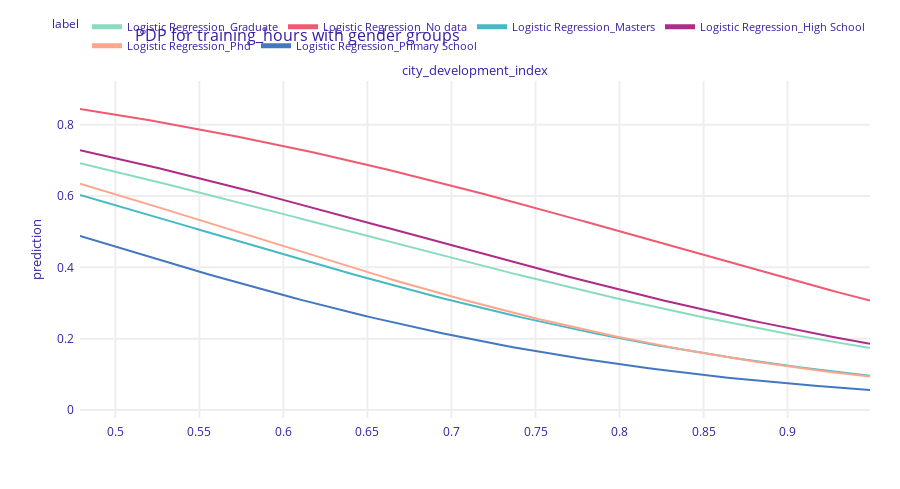

Notebook cell for this chart:
### Code cell
X_train['education_level_text'] = X_train['city_development_index'].map({'Primary School': 0, 'High School': 1, 'Graduate': 2, 'Masters': 3, 'Phd': 4, 'No data': 5})

# Użycie tej kolumny do grupowania
pdp_age_gender = exp.model_profile(variables=['city_development_index'], groups='education_level')
pdp_age_gender.plot(title="PDP for training_hours with gender groups")

### Figure 1 — Plotly figure (JSON) as saved in the notebook; plotly's stock layout.template omitted (floating-point values rounded to 4 significant figures; data arrays with more than 128 entries replaced by an {"elided": "..."} marker saying what was removed)
{"data": [{"customdata": {"elided": "101x3 mixed values"}, "hovertemplate": "<b>%{hovertext}</b><br><br>prediction=%{y:.3f}<br>mean_prediction=%{customdata[0]:.3f}<extra></extra>", "hovertext": ["Logistic Regression_Graduate", "Logistic Regression_Graduate", "Logistic Regression_Graduate", "Logistic Regression_Graduate", "Logistic Regression_Graduate", "Logistic Regression_Graduate", "Logistic Regression_Graduate", "Logistic Regression_Graduate", "Logistic Regression_Graduate", "Logistic Regression_Graduate", "Logistic Regression_Graduate", "Logistic Regression_Graduate", "Logistic Regression_Graduate", "Logistic Regression_Graduate", "Logistic Regression_Graduate", "Logistic Regression_Graduate", "Logistic Regression_Graduate", "Logistic Regression_Graduate", "Logistic Regression_Graduate", "Logistic Regression_Graduate", "Logistic Regression_Graduate", "Logistic Regression_Graduate", "Logistic Regression_Graduate", "Logistic Regression_Graduate", "Logistic Regression_Graduate", "Logistic Regression_Graduate", "Logistic Regression_Graduate", "Logistic Regression_Graduate", "Logistic Regression_Graduate", "Logistic Regression_Graduate", "Logistic Regression_Graduate", "Logistic Regression_Graduate", "Logistic Regression_Graduate", "Logistic Regression_Graduate", "Logistic Regression_Graduate", "Logistic Regression_Graduate", "Logistic Regression_Graduate", "Logistic Regression_Graduate", "Logistic Regression_Graduate", "Logistic Regression_Graduate", "Logistic Regression_Graduate", "Logistic Regression_Graduate", "Logistic Regression_Graduate", "Logistic Regression_Graduate", "Logistic Regression_Graduate", "Logistic Regression_Graduate", "Logistic Regression_Graduate", "Logistic Regression_Graduate", "Logistic Regression_Graduate", "Logistic Regression_Graduate", "Logistic Regression_Graduate", "Logistic Regression_Graduate", "Logistic Regression_Graduate", "Logistic Regression_Graduate", "Logistic Regression_Graduate", "Logistic Regression_Graduate", "Logistic Regression_Graduate", "Logistic Regression_Graduate", "Logistic Regression_Graduate", "Logistic Regression_Graduate", "Logistic Regression_Graduate", "Logistic Regression_Graduate", "Logistic Regression_Graduate", "Logistic Regression_Graduate", "Logistic Regression_Graduate", "Logistic Regression_Graduate", "Logistic Regression_Graduate", "Logistic Regression_Graduate", "Logistic Regression_Graduate", "Logistic Regression_Graduate", "Logistic Regression_Graduate", "Logistic Regression_Graduate", "Logistic Regression_Graduate", "Logistic Regression_Graduate", "Logistic Regression_Graduate", "Logistic Regression_Graduate", "Logistic Regression_Graduate", "Logistic Regression_Graduate", "Logistic Regression_Graduate", "Logistic Regression_Graduate", "Logistic Regression_Graduate", "Logistic Regression_Graduate", "Logistic Regression_Graduate", "Logistic Regression_Graduate", "Logistic Regression_Graduate", "Logistic Regression_Graduate", "Logistic Regression_Graduate", "Logistic Regression_Graduate", "Logistic Regression_Graduate", "Logistic Regression_Graduate", "Logistic Regression_Graduate", "Logistic Regression_Graduate", "Logistic Regression_Graduate", "Logistic Regression_Graduate", "Logistic Regression_Graduate", "Logistic Regression_Graduate", "Logistic Regression_Graduate", "Logistic Regression_Graduate", "Logistic Regression_Graduate", "Logistic Regression_Graduate", "Logistic Regression_Graduate"], "legendgroup": "Logistic Regression_Graduate", "line": {"color": "#8bdcbe", "dash": "solid", "width": 2}, "marker": {"symbol": "circle"}, "mode": "lines", "name": "Logistic Regression_Graduate", "opacity": 1, "orientation": "v", "showlegend": true, "type": "scatter", "x": [0.479, 0.4837, 0.4884, 0.4931, 0.4978, 0.5025, 0.5072, 0.5119, 0.5166, 0.5213, 0.526, 0.5307, 0.5354, 0.5401, 0.5448, 0.5495, 0.5542, 0.5589, 0.5636, 0.5683, 0.573, 0.5777, 0.5824, 0.5871, 0.5918, 0.5965, 0.6012, 0.6059, 0.6106, 0.6153, 0.62, 0.6247, 0.6294, 0.6341, 0.6388, 0.6435, 0.6482, 0.6529, 0.6576, 0.6623, 0.667, 0.6717, 0.6764, 0.6811, 0.6858, 0.6905, 0.6952, 0.6999, 0.7046, 0.7093, 0.714, 0.7187, 0.7234, 0.7281, 0.7328, 0.7375, 0.7422, 0.7469, 0.7516, 0.7563, 0.761, 0.7657, 0.7704, 0.7751, 0.7798, 0.7845, 0.7892, 0.7939, 0.7986, 0.8033, 0.808, 0.8127, 0.8174, 0.8221, 0.8268, 0.8315, 0.8362, 0.8409, 0.8456, 0.8503, 0.855, 0.8597, 0.8644, 0.8691, 0.8738, 0.8785, 0.8832, 0.8879, 0.8926, 0.8973, 0.902, 0.9067, 0.9114, 0.9161, 0.9208, 0.9255, 0.9302, 0.9349, 0.9396, 0.9443, 0.949], "xaxis": "x", "y": [0.6916, 0.6865, 0.6813, 0.6761, 0.6708, 0.6655, 0.6601, 0.6548, 0.6494, 0.6439, 0.6385, 0.633, 0.6275, 0.6219, 0.6163, 0.6107, 0.6051, 0.5995, 0.5938, 0.5881, 0.5824, 0.5767, 0.571, 0.5652, 0.5594, 0.5537, 0.5479, 0.5421, 0.5363, 0.5305, 0.5247, 0.5189, 0.5131, 0.5072, 0.5014, 0.4956, 0.4898, 0.484, 0.4782, 0.4724, 0.4666, 0.4609, 0.4551, 0.4493, 0.4436, 0.4379, 0.4322, 0.4265, 0.4208, 0.4152, 0.4095, 0.4039, 0.3983, 0.3928, 0.3872, 0.3817, 0.3762, 0.3708, 0.3654, 0.36, 0.3546, 0.3493, 0.344, 0.3387, 0.3335, 0.3283, 0.3231, 0.318, 0.3129, 0.3079, 0.3029, 0.2979, 0.293, 0.2881, 0.2833, 0.2785, 0.2737, 0.269, 0.2643, 0.2597, 0.2551, 0.2506, 0.2461, 0.2417, 0.2373, 0.233, 0.2287, 0.2244, 0.2202, 0.2161, 0.212, 0.2079, 0.2039, 0.2, 0.1961, 0.1923, 0.1885, 0.1847, 0.181, 0.1774, 0.1738], "yaxis": "y"}, {"customdata": {"elided": "101x3 mixed values"}, "hovertemplate": "<b>%{hovertext}</b><br><br>prediction=%{y:.3f}<br>mean_prediction=%{customdata[0]:.3f}<extra></extra>", "hovertext": ["Logistic Regression_No data", "Logistic Regression_No data", "Logistic Regression_No data", "Logistic Regression_No data", "Logistic Regression_No data", "Logistic Regression_No data", "Logistic Regression_No data", "Logistic Regression_No data", "Logistic Regression_No data", "Logistic Regression_No data", "Logistic Regression_No data", "Logistic Regression_No data", "Logistic Regression_No data", "Logistic Regression_No data", "Logistic Regression_No data", "Logistic Regression_No data", "Logistic Regression_No data", "Logistic Regression_No data", "Logistic Regression_No data", "Logistic Regression_No data", "Logistic Regression_No data", "Logistic Regression_No data", "Logistic Regression_No data", "Logistic Regression_No data", "Logistic Regression_No data", "Logistic Regression_No data", "Logistic Regression_No data", "Logistic Regression_No data", "Logistic Regression_No data", "Logistic Regression_No data", "Logistic Regression_No data", "Logistic Regression_No data", "Logistic Regression_No data", "Logistic Regression_No data", "Logistic Regression_No data", "Logistic Regression_No data", "Logistic Regression_No data", "Logistic Regression_No data", "Logistic Regression_No data", "Logistic Regression_No data", "Logistic Regression_No data", "Logistic Regression_No data", "Logistic Regression_No data", "Logistic Regression_No data", "Logistic Regression_No data", "Logistic Regression_No data", "Logistic Regression_No data", "Logistic Regression_No data", "Logistic Regression_No data", "Logistic Regression_No data", "Logistic Regression_No data", "Logistic Regression_No data", "Logistic Regression_No data", "Logistic Regression_No data", "Logistic Regression_No data", "Logistic Regression_No data", "Logistic Regression_No data", "Logistic Regression_No data", "Logistic Regression_No data", "Logistic Regression_No data", "Logistic Regression_No data", "Logistic Regression_No data", "Logistic Regression_No data", "Logistic Regression_No data", "Logistic Regression_No data", "Logistic Regression_No data", "Logistic Regression_No data", "Logistic Regression_No data", "Logistic Regression_No data", "Logistic Regression_No data", "Logistic Regression_No data", "Logistic Regression_No data", "Logistic Regression_No data", "Logistic Regression_No data", "Logistic Regression_No data", "Logistic Regression_No data", "Logistic Regression_No data", "Logistic Regression_No data", "Logistic Regression_No data", "Logistic Regression_No data", "Logistic Regression_No data", "Logistic Regression_No data", "Logistic Regression_No data", "Logistic Regression_No data", "Logistic Regression_No data", "Logistic Regression_No data", "Logistic Regression_No data", "Logistic Regression_No data", "Logistic Regression_No data", "Logistic Regression_No data", "Logistic Regression_No data", "Logistic Regression_No data", "Logistic Regression_No data", "Logistic Regression_No data", "Logistic Regression_No data", "Logistic Regression_No data", "Logistic Regression_No data", "Logistic Regression_No data", "Logistic Regression_No data", "Logistic Regression_No data", "Logistic Regression_No data"], "legendgroup": "Logistic Regression_No data", "line": {"color": "#f05a71", "dash": "solid", "width": 2}, "marker": {"symbol": "circle"}, "mode": "lines", "name": "Logistic Regression_No data", "opacity": 1, "orientation": "v", "showlegend": true, "type": "scatter", "x": [0.479, 0.4837, 0.4884, 0.4931, 0.4978, 0.5025, 0.5072, 0.5119, 0.5166, 0.5213, 0.526, 0.5307, 0.5354, 0.5401, 0.5448, 0.5495, 0.5542, 0.5589, 0.5636, 0.5683, 0.573, 0.5777, 0.5824, 0.5871, 0.5918, 0.5965, 0.6012, 0.6059, 0.6106, 0.6153, 0.62, 0.6247, 0.6294, 0.6341, 0.6388, 0.6435, 0.6482, 0.6529, 0.6576, 0.6623, 0.667, 0.6717, 0.6764, 0.6811, 0.6858, 0.6905, 0.6952, 0.6999, 0.7046, 0.7093, 0.714, 0.7187, 0.7234, 0.7281, 0.7328, 0.7375, 0.7422, 0.7469, 0.7516, 0.7563, 0.761, 0.7657, 0.7704, 0.7751, 0.7798, 0.7845, 0.7892, 0.7939, 0.7986, 0.8033, 0.808, 0.8127, 0.8174, 0.8221, 0.8268, 0.8315, 0.8362, 0.8409, 0.8456, 0.8503, 0.855, 0.8597, 0.8644, 0.8691, 0.8738, 0.8785, 0.8832, 0.8879, 0.8926, 0.8973, 0.902, 0.9067, 0.9114, 0.9161, 0.9208, 0.9255, 0.9302, 0.9349, 0.9396, 0.9443, 0.949], "xaxis": "x", "y": [0.8436, 0.8402, 0.8368, 0.8333, 0.8298, 0.8262, 0.8226, 0.8189, 0.8151, 0.8113, 0.8075, 0.8036, 0.7996, 0.7956, 0.7916, 0.7875, 0.7833, 0.7791, 0.7748, 0.7705, 0.7661, 0.7617, 0.7572, 0.7527, 0.7481, 0.7435, 0.7388, 0.7341, 0.7293, 0.7244, 0.7195, 0.7146, 0.7096, 0.7046, 0.6995, 0.6944, 0.6892, 0.684, 0.6787, 0.6734, 0.668, 0.6626, 0.6571, 0.6516, 0.6461, 0.6405, 0.6349, 0.6292, 0.6235, 0.6178, 0.612, 0.6062, 0.6003, 0.5944, 0.5885, 0.5825, 0.5766, 0.5705, 0.5645, 0.5584, 0.5523, 0.5462, 0.54, 0.5339, 0.5277, 0.5215, 0.5153, 0.509, 0.5028, 0.4965, 0.4902, 0.484, 0.4777, 0.4714, 0.4651, 0.4588, 0.4525, 0.4462, 0.4399, 0.4336, 0.4274, 0.4211, 0.4149, 0.4086, 0.4024, 0.3962, 0.3901, 0.3839, 0.3778, 0.3717, 0.3656, 0.3596, 0.3536, 0.3476, 0.3417, 0.3358, 0.3299, 0.3241, 0.3184, 0.3126, 0.3069], "yaxis": "y"}, {"customdata": {"elided": "101x3 mixed values"}, "hovertemplate": "<b>%{hovertext}</b><br><br>prediction=%{y:.3f}<br>mean_prediction=%{customdata[0]:.3f}<extra></extra>", "hovertext": ["Logistic Regression_Masters", "Logistic Regression_Masters", "Logistic Regression_Masters", "Logistic Regression_Masters", "Logistic Regression_Masters", "Logistic Regression_Masters", "Logistic Regression_Masters", "Logistic Regression_Masters", "Logistic Regression_Masters", "Logistic Regression_Masters", "Logistic Regression_Masters", "Logistic Regression_Masters", "Logistic Regression_Masters", "Logistic Regression_Masters", "Logistic Regression_Masters", "Logistic Regression_Masters", "Logistic Regression_Masters", "Logistic Regression_Masters", "Logistic Regression_Masters", "Logistic Regression_Masters", "Logistic Regression_Masters", "Logistic Regression_Masters", "Logistic Regression_Masters", "Logistic Regression_Masters", "Logistic Regression_Masters", "Logistic Regression_Masters", "Logistic Regression_Masters", "Logistic Regression_Masters", "Logistic Regression_Masters", "Logistic Regression_Masters", "Logistic Regression_Masters", "Logistic Regression_Masters", "Logistic Regression_Masters", "Logistic Regression_Masters", "Logistic Regression_Masters", "Logistic Regression_Masters", "Logistic Regression_Masters", "Logistic Regression_Masters", "Logistic Regression_Masters", "Logistic Regression_Masters", "Logistic Regression_Masters", "Logistic Regression_Masters", "Logistic Regression_Masters", "Logistic Regression_Masters", "Logistic Regression_Masters", "Logistic Regression_Masters", "Logistic Regression_Masters", "Logistic Regression_Masters", "Logistic Regression_Masters", "Logistic Regression_Masters", "Logistic Regression_Masters", "Logistic Regression_Masters", "Logistic Regression_Masters", "Logistic Regression_Masters", "Logistic Regression_Masters", "Logistic Regression_Masters", "Logistic Regression_Masters", "Logistic Regression_Masters", "Logistic Regression_Masters", "Logistic Regression_Masters", "Logistic Regression_Masters", "Logistic Regression_Masters", "Logistic Regression_Masters", "Logistic Regression_Masters", "Logistic Regression_Masters", "Logistic Regression_Masters", "Logistic Regression_Masters", "Logistic Regression_Masters", "Logistic Regression_Masters", "Logistic Regression_Masters", "Logistic Regression_Masters", "Logistic Regression_Masters", "Logistic Regression_Masters", "Logistic Regression_Masters", "Logistic Regression_Masters", "Logistic Regression_Masters", "Logistic Regression_Masters", "Logistic Regression_Masters", "Logistic Regression_Masters", "Logistic Regression_Masters", "Logistic Regression_Masters", "Logistic Regression_Masters", "Logistic Regression_Masters", "Logistic Regression_Masters", "Logistic Regression_Masters", "Logistic Regression_Masters", "Logistic Regression_Masters", "Logistic Regression_Masters", "Logistic Regression_Masters", "Logistic Regression_Masters", "Logistic Regression_Masters", "Logistic Regression_Masters", "Logistic Regression_Masters", "Logistic Regression_Masters", "Logistic Regression_Masters", "Logistic Regression_Masters", "Logistic Regression_Masters", "Logistic Regression_Masters", "Logistic Regression_Masters", "Logistic Regression_Masters", "Logistic Regression_Masters"], "legendgroup": "Logistic Regression_Masters", "line": {"color": "#46bac2", "dash": "solid", "width": 2}, "marker": {"symbol": "circle"}, "mode": "lines", "name": "Logistic Regression_Masters", "opacity": 1, "orientation": "v", "showlegend": true, "type": "scatter", "x": [0.479, 0.4837, 0.4884, 0.4931, 0.4978, 0.5025, 0.5072, 0.5119, 0.5166, 0.5213, 0.526, 0.5307, 0.5354, 0.5401, 0.5448, 0.5495, 0.5542, 0.5589, 0.5636, 0.5683, 0.573, 0.5777, 0.5824, 0.5871, 0.5918, 0.5965, 0.6012, 0.6059, 0.6106, 0.6153, 0.62, 0.6247, 0.6294, 0.6341, 0.6388, 0.6435, 0.6482, 0.6529, 0.6576, 0.6623, 0.667, 0.6717, 0.6764, 0.6811, 0.6858, 0.6905, 0.6952, 0.6999, 0.7046, 0.7093, 0.714, 0.7187, 0.7234, 0.7281, 0.7328, 0.7375, 0.7422, 0.7469, 0.7516, 0.7563, 0.761, 0.7657, 0.7704, 0.7751, 0.7798, 0.7845, 0.7892, 0.7939, 0.7986, 0.8033, 0.808, 0.8127, 0.8174, 0.8221, 0.8268, 0.8315, 0.8362, 0.8409, 0.8456, 0.8503, 0.855, 0.8597, 0.8644, 0.8691, 0.8738, 0.8785, 0.8832, 0.8879, 0.8926, 0.8973, 0.902, 0.9067, 0.9114, 0.9161, 0.9208, 0.9255, 0.9302, 0.9349, 0.9396, 0.9443, 0.949], "xaxis": "x", "y": [0.6031, 0.5968, 0.5904, 0.584, 0.5776, 0.5712, 0.5648, 0.5583, 0.5518, 0.5453, 0.5388, 0.5323, 0.5258, 0.5192, 0.5127, 0.5061, 0.4996, 0.493, 0.4865, 0.48, 0.4735, 0.4669, 0.4604, 0.454, 0.4475, 0.441, 0.4346, 0.4282, 0.4218, 0.4154, 0.4091, 0.4028, 0.3965, 0.3903, 0.3841, 0.3779, 0.3718, 0.3657, 0.3596, 0.3536, 0.3477, 0.3417, 0.3359, 0.33, 0.3243, 0.3185, 0.3129, 0.3072, 0.3017, 0.2962, 0.2907, 0.2853, 0.28, 0.2747, 0.2694, 0.2643, 0.2592, 0.2541, 0.2491, 0.2442, 0.2393, 0.2345, 0.2298, 0.2251, 0.2205, 0.216, 0.2115, 0.2071, 0.2027, 0.1985, 0.1942, 0.1901, 0.186, 0.1819, 0.178, 0.1741, 0.1702, 0.1665, 0.1628, 0.1591, 0.1555, 0.152, 0.1486, 0.1452, 0.1418, 0.1385, 0.1353, 0.1322, 0.1291, 0.126, 0.1231, 0.1201, 0.1173, 0.1145, 0.1117, 0.109, 0.1064, 0.1038, 0.1013, 0.09877, 0.09634], "yaxis": "y"}, {"customdata": {"elided": "101x3 mixed values"}, "hovertemplate": "<b>%{hovertext}</b><br><br>prediction=%{y:.3f}<br>mean_prediction=%{customdata[0]:.3f}<extra></extra>", "hovertext": ["Logistic Regression_High School", "Logistic Regression_High School", "Logistic Regression_High School", "Logistic Regression_High School", "Logistic Regression_High School", "Logistic Regression_High School", "Logistic Regression_High School", "Logistic Regression_High School", "Logistic Regression_High School", "Logistic Regression_High School", "Logistic Regression_High School", "Logistic Regression_High School", "Logistic Regression_High School", "Logistic Regression_High School", "Logistic Regression_High School", "Logistic Regression_High School", "Logistic Regression_High School", "Logistic Regression_High School", "Logistic Regression_High School", "Logistic Regression_High School", "Logistic Regression_High School", "Logistic Regression_High School", "Logistic Regression_High School", "Logistic Regression_High School", "Logistic Regression_High School", "Logistic Regression_High School", "Logistic Regression_High School", "Logistic Regression_High School", "Logistic Regression_High School", "Logistic Regression_High School", "Logistic Regression_High School", "Logistic Regression_High School", "Logistic Regression_High School", "Logistic Regression_High School", "Logistic Regression_High School", "Logistic Regression_High School", "Logistic Regression_High School", "Logistic Regression_High School", "Logistic Regression_High School", "Logistic Regression_High School", "Logistic Regression_High School", "Logistic Regression_High School", "Logistic Regression_High School", "Logistic Regression_High School", "Logistic Regression_High School", "Logistic Regression_High School", "Logistic Regression_High School", "Logistic Regression_High School", "Logistic Regression_High School", "Logistic Regression_High School", "Logistic Regression_High School", "Logistic Regression_High School", "Logistic Regression_High School", "Logistic Regression_High School", "Logistic Regression_High School", "Logistic Regression_High School", "Logistic Regression_High School", "Logistic Regression_High School", "Logistic Regression_High School", "Logistic Regression_High School", "Logistic Regression_High School", "Logistic Regression_High School", "Logistic Regression_High School", "Logistic Regression_High School", "Logistic Regression_High School", "Logistic Regression_High School", "Logistic Regression_High School", "Logistic Regression_High School", "Logistic Regression_High School", "Logistic Regression_High School", "Logistic Regression_High School", "Logistic Regression_High School", "Logistic Regression_High School", "Logistic Regression_High School", "Logistic Regression_High School", "Logistic Regression_High School", "Logistic Regression_High School", "Logistic Regression_High School", "Logistic Regression_High School", "Logistic Regression_High School", "Logistic Regression_High School", "Logistic Regression_High School", "Logistic Regression_High School", "Logistic Regression_High School", "Logistic Regression_High School", "Logistic Regression_High School", "Logistic Regression_High School", "Logistic Regression_High School", "Logistic Regression_High School", "Logistic Regression_High School", "Logistic Regression_High School", "Logistic Regression_High School", "Logistic Regression_High School", "Logistic Regression_High School", "Logistic Regression_High School", "Logistic Regression_High School", "Logistic Regression_High School", "Logistic Regression_High School", "Logistic Regression_High School", "Logistic Regression_High School", "Logistic Regression_High School"], "legendgroup": "Logistic Regression_High School", "line": {"color": "#ae2c87", "dash": "solid", "width": 2}, "marker": {"symbol": "circle"}, "mode": "lines", "name": "Logistic Regression_High School", "opacity": 1, "orientation": "v", "showlegend": true, "type": "scatter", "x": [0.479, 0.4837, 0.4884, 0.4931, 0.4978, 0.5025, 0.5072, 0.5119, 0.5166, 0.5213, 0.526, 0.5307, 0.5354, 0.5401, 0.5448, 0.5495, 0.5542, 0.5589, 0.5636, 0.5683, 0.573, 0.5777, 0.5824, 0.5871, 0.5918, 0.5965, 0.6012, 0.6059, 0.6106, 0.6153, 0.62, 0.6247, 0.6294, 0.6341, 0.6388, 0.6435, 0.6482, 0.6529, 0.6576, 0.6623, 0.667, 0.6717, 0.6764, 0.6811, 0.6858, 0.6905, 0.6952, 0.6999, 0.7046, 0.7093, 0.714, 0.7187, 0.7234, 0.7281, 0.7328, 0.7375, 0.7422, 0.7469, 0.7516, 0.7563, 0.761, 0.7657, 0.7704, 0.7751, 0.7798, 0.7845, 0.7892, 0.7939, 0.7986, 0.8033, 0.808, 0.8127, 0.8174, 0.8221, 0.8268, 0.8315, 0.8362, 0.8409, 0.8456, 0.8503, 0.855, 0.8597, 0.8644, 0.8691, 0.8738, 0.8785, 0.8832, 0.8879, 0.8926, 0.8973, 0.902, 0.9067, 0.9114, 0.9161, 0.9208, 0.9255, 0.9302, 0.9349, 0.9396, 0.9443, 0.949], "xaxis": "x", "y": [0.7285, 0.7237, 0.7187, 0.7138, 0.7087, 0.7037, 0.6986, 0.6934, 0.6882, 0.6829, 0.6776, 0.6723, 0.6669, 0.6615, 0.656, 0.6505, 0.645, 0.6394, 0.6338, 0.6282, 0.6225, 0.6168, 0.611, 0.6053, 0.5995, 0.5937, 0.5878, 0.5819, 0.576, 0.5701, 0.5642, 0.5582, 0.5523, 0.5463, 0.5403, 0.5343, 0.5282, 0.5222, 0.5162, 0.5101, 0.5041, 0.498, 0.492, 0.4859, 0.4799, 0.4738, 0.4678, 0.4617, 0.4557, 0.4497, 0.4437, 0.4377, 0.4317, 0.4257, 0.4198, 0.4138, 0.4079, 0.4021, 0.3962, 0.3903, 0.3845, 0.3787, 0.373, 0.3673, 0.3616, 0.3559, 0.3503, 0.3447, 0.3391, 0.3336, 0.3281, 0.3227, 0.3173, 0.3119, 0.3066, 0.3013, 0.2961, 0.2909, 0.2858, 0.2807, 0.2757, 0.2707, 0.2657, 0.2609, 0.256, 0.2512, 0.2465, 0.2418, 0.2372, 0.2326, 0.2281, 0.2236, 0.2192, 0.2149, 0.2106, 0.2064, 0.2022, 0.1981, 0.194, 0.19, 0.186], "yaxis": "y"}, {"customdata": {"elided": "101x3 mixed values"}, "hovertemplate": "<b>%{hovertext}</b><br><br>prediction=%{y:.3f}<br>mean_prediction=%{customdata[0]:.3f}<extra></extra>", "hovertext": ["Logistic Regression_Phd", "Logistic Regression_Phd", "Logistic Regression_Phd", "Logistic Regression_Phd", "Logistic Regression_Phd", "Logistic Regression_Phd", "Logistic Regression_Phd", "Logistic Regression_Phd", "Logistic Regression_Phd", "Logistic Regression_Phd", "Logistic Regression_Phd", "Logistic Regression_Phd", "Logistic Regression_Phd", "Logistic Regression_Phd", "Logistic Regression_Phd", "Logistic Regression_Phd", "Logistic Regression_Phd", "Logistic Regression_Phd", "Logistic Regression_Phd", "Logistic Regression_Phd", "Logistic Regression_Phd", "Logistic Regression_Phd", "Logistic Regression_Phd", "Logistic Regression_Phd", "Logistic Regression_Phd", "Logistic Regression_Phd", "Logistic Regression_Phd", "Logistic Regression_Phd", "Logistic Regression_Phd", "Logistic Regression_Phd", "Logistic Regression_Phd", "Logistic Regression_Phd", "Logistic Regression_Phd", "Logistic Regression_Phd", "Logistic Regression_Phd", "Logistic Regression_Phd", "Logistic Regression_Phd", "Logistic Regression_Phd", "Logistic Regression_Phd", "Logistic Regression_Phd", "Logistic Regression_Phd", "Logistic Regression_Phd", "Logistic Regression_Phd", "Logistic Regression_Phd", "Logistic Regression_Phd", "Logistic Regression_Phd", "Logistic Regression_Phd", "Logistic Regression_Phd", "Logistic Regression_Phd", "Logistic Regression_Phd", "Logistic Regression_Phd", "Logistic Regression_Phd", "Logistic Regression_Phd", "Logistic Regression_Phd", "Logistic Regression_Phd", "Logistic Regression_Phd", "Logistic Regression_Phd", "Logistic Regression_Phd", "Logistic Regression_Phd", "Logistic Regression_Phd", "Logistic Regression_Phd", "Logistic Regression_Phd", "Logistic Regression_Phd", "Logistic Regression_Phd", "Logistic Regression_Phd", "Logistic Regression_Phd", "Logistic Regression_Phd", "Logistic Regression_Phd", "Logistic Regression_Phd", "Logistic Regression_Phd", "Logistic Regression_Phd", "Logistic Regression_Phd", "Logistic Regression_Phd", "Logistic Regression_Phd", "Logistic Regression_Phd", "Logistic Regression_Phd", "Logistic Regression_Phd", "Logistic Regression_Phd", "Logistic Regression_Phd", "Logistic Regression_Phd", "Logistic Regression_Phd", "Logistic Regression_Phd", "Logistic Regression_Phd", "Logistic Regression_Phd", "Logistic Regression_Phd", "Logistic Regression_Phd", "Logistic Regression_Phd", "Logistic Regression_Phd", "Logistic Regression_Phd", "Logistic Regression_Phd", "Logistic Regression_Phd", "Logistic Regression_Phd", "Logistic Regression_Phd", "Logistic Regression_Phd", "Logistic Regression_Phd", "Logistic Regression_Phd", "Logistic Regression_Phd", "Logistic Regression_Phd", "Logistic Regression_Phd", "Logistic Regression_Phd", "Logistic Regression_Phd"], "legendgroup": "Logistic Regression_Phd", "line": {"color": "#ffa58c", "dash": "solid", "width": 2}, "marker": {"symbol": "circle"}, "mode": "lines", "name": "Logistic Regression_Phd", "opacity": 1, "orientation": "v", "showlegend": true, "type": "scatter", "x": [0.479, 0.4837, 0.4884, 0.4931, 0.4978, 0.5025, 0.5072, 0.5119, 0.5166, 0.5213, 0.526, 0.5307, 0.5354, 0.5401, 0.5448, 0.5495, 0.5542, 0.5589, 0.5636, 0.5683, 0.573, 0.5777, 0.5824, 0.5871, 0.5918, 0.5965, 0.6012, 0.6059, 0.6106, 0.6153, 0.62, 0.6247, 0.6294, 0.6341, 0.6388, 0.6435, 0.6482, 0.6529, 0.6576, 0.6623, 0.667, 0.6717, 0.6764, 0.6811, 0.6858, 0.6905, 0.6952, 0.6999, 0.7046, 0.7093, 0.714, 0.7187, 0.7234, 0.7281, 0.7328, 0.7375, 0.7422, 0.7469, 0.7516, 0.7563, 0.761, 0.7657, 0.7704, 0.7751, 0.7798, 0.7845, 0.7892, 0.7939, 0.7986, 0.8033, 0.808, 0.8127, 0.8174, 0.8221, 0.8268, 0.8315, 0.8362, 0.8409, 0.8456, 0.8503, 0.855, 0.8597, 0.8644, 0.8691, 0.8738, 0.8785, 0.8832, 0.8879, 0.8926, 0.8973, 0.902, 0.9067, 0.9114, 0.9161, 0.9208, 0.9255, 0.9302, 0.9349, 0.9396, 0.9443, 0.949], "xaxis": "x", "y": [0.6347, 0.6282, 0.6217, 0.6151, 0.6084, 0.6017, 0.595, 0.5883, 0.5815, 0.5747, 0.5679, 0.561, 0.5541, 0.5472, 0.5403, 0.5334, 0.5264, 0.5195, 0.5125, 0.5056, 0.4986, 0.4916, 0.4847, 0.4777, 0.4707, 0.4638, 0.4569, 0.45, 0.4431, 0.4362, 0.4293, 0.4225, 0.4157, 0.409, 0.4022, 0.3955, 0.3889, 0.3822, 0.3757, 0.3691, 0.3626, 0.3562, 0.3498, 0.3435, 0.3372, 0.3309, 0.3247, 0.3186, 0.3126, 0.3066, 0.3006, 0.2947, 0.2889, 0.2832, 0.2775, 0.2719, 0.2664, 0.2609, 0.2555, 0.2502, 0.2449, 0.2397, 0.2346, 0.2296, 0.2246, 0.2197, 0.2149, 0.2102, 0.2055, 0.2009, 0.1964, 0.1919, 0.1876, 0.1833, 0.1791, 0.1749, 0.1709, 0.1669, 0.1629, 0.1591, 0.1553, 0.1516, 0.148, 0.1444, 0.1409, 0.1375, 0.1341, 0.1308, 0.1276, 0.1245, 0.1214, 0.1184, 0.1154, 0.1125, 0.1097, 0.1069, 0.1042, 0.1016, 0.09896, 0.09643, 0.09395], "yaxis": "y"}, {"customdata": {"elided": "101x3 mixed values"}, "hovertemplate": "<b>%{hovertext}</b><br><br>prediction=%{y:.3f}<br>mean_prediction=%{customdata[0]:.3f}<extra></extra>", "hovertext": ["Logistic Regression_Primary School", "Logistic Regression_Primary School", "Logistic Regression_Primary School", "Logistic Regression_Primary School", "Logistic Regression_Primary School", "Logistic Regression_Primary School", "Logistic Regression_Primary School", "Logistic Regression_Primary School", "Logistic Regression_Primary School", "Logistic Regression_Primary School", "Logistic Regression_Primary School", "Logistic Regression_Primary School", "Logistic Regression_Primary School", "Logistic Regression_Primary School", "Logistic Regression_Primary School", "Logistic Regression_Primary School", "Logistic Regression_Primary School", "Logistic Regression_Primary School", "Logistic Regression_Primary School", "Logistic Regression_Primary School", "Logistic Regression_Primary School", "Logistic Regression_Primary School", "Logistic Regression_Primary School", "Logistic Regression_Primary School", "Logistic Regression_Primary School", "Logistic Regression_Primary School", "Logistic Regression_Primary School", "Logistic Regression_Primary School", "Logistic Regression_Primary School", "Logistic Regression_Primary School", "Logistic Regression_Primary School", "Logistic Regression_Primary School", "Logistic Regression_Primary School", "Logistic Regression_Primary School", "Logistic Regression_Primary School", "Logistic Regression_Primary School", "Logistic Regression_Primary School", "Logistic Regression_Primary School", "Logistic Regression_Primary School", "Logistic Regression_Primary School", "Logistic Regression_Primary School", "Logistic Regression_Primary School", "Logistic Regression_Primary School", "Logistic Regression_Primary School", "Logistic Regression_Primary School", "Logistic Regression_Primary School", "Logistic Regression_Primary School", "Logistic Regression_Primary School", "Logistic Regression_Primary School", "Logistic Regression_Primary School", "Logistic Regression_Primary School", "Logistic Regression_Primary School", "Logistic Regression_Primary School", "Logistic Regression_Primary School", "Logistic Regression_Primary School", "Logistic Regression_Primary School", "Logistic Regression_Primary School", "Logistic Regression_Primary School", "Logistic Regression_Primary School", "Logistic Regression_Primary School", "Logistic Regression_Primary School", "Logistic Regression_Primary School", "Logistic Regression_Primary School", "Logistic Regression_Primary School", "Logistic Regression_Primary School", "Logistic Regression_Primary School", "Logistic Regression_Primary School", "Logistic Regression_Primary School", "Logistic Regression_Primary School", "Logistic Regression_Primary School", "Logistic Regression_Primary School", "Logistic Regression_Primary School", "Logistic Regression_Primary School", "Logistic Regression_Primary School", "Logistic Regression_Primary School", "Logistic Regression_Primary School", "Logistic Regression_Primary School", "Logistic Regression_Primary School", "Logistic Regression_Primary School", "Logistic Regression_Primary School", "Logistic Regression_Primary School", "Logistic Regression_Primary School", "Logistic Regression_Primary School", "Logistic Regression_Primary School", "Logistic Regression_Primary School", "Logistic Regression_Primary School", "Logistic Regression_Primary School", "Logistic Regression_Primary School", "Logistic Regression_Primary School", "Logistic Regression_Primary School", "Logistic Regression_Primary School", "Logistic Regression_Primary School", "Logistic Regression_Primary School", "Logistic Regression_Primary School", "Logistic Regression_Primary School", "Logistic Regression_Primary School", "Logistic Regression_Primary School", "Logistic Regression_Primary School", "Logistic Regression_Primary School", "Logistic Regression_Primary School", "Logistic Regression_Primary School"], "legendgroup": "Logistic Regression_Primary School", "line": {"color": "#4378bf", "dash": "solid", "width": 2}, "marker": {"symbol": "circle"}, "mode": "lines", "name": "Logistic Regression_Primary School", "opacity": 1, "orientation": "v", "showlegend": true, "type": "scatter", "x": [0.479, 0.4837, 0.4884, 0.4931, 0.4978, 0.5025, 0.5072, 0.5119, 0.5166, 0.5213, 0.526, 0.5307, 0.5354, 0.5401, 0.5448, 0.5495, 0.5542, 0.5589, 0.5636, 0.5683, 0.573, 0.5777, 0.5824, 0.5871, 0.5918, 0.5965, 0.6012, 0.6059, 0.6106, 0.6153, 0.62, 0.6247, 0.6294, 0.6341, 0.6388, 0.6435, 0.6482, 0.6529, 0.6576, 0.6623, 0.667, 0.6717, 0.6764, 0.6811, 0.6858, 0.6905, 0.6952, 0.6999, 0.7046, 0.7093, 0.714, 0.7187, 0.7234, 0.7281, 0.7328, 0.7375, 0.7422, 0.7469, 0.7516, 0.7563, 0.761, 0.7657, 0.7704, 0.7751, 0.7798, 0.7845, 0.7892, 0.7939, 0.7986, 0.8033, 0.808, 0.8127, 0.8174, 0.8221, 0.8268, 0.8315, 0.8362, 0.8409, 0.8456, 0.8503, 0.855, 0.8597, 0.8644, 0.8691, 0.8738, 0.8785, 0.8832, 0.8879, 0.8926, 0.8973, 0.902, 0.9067, 0.9114, 0.9161, 0.9208, 0.9255, 0.9302, 0.9349, 0.9396, 0.9443, 0.949], "xaxis": "x", "y": [0.4883, 0.4815, 0.4747, 0.468, 0.4613, 0.4545, 0.4478, 0.4412, 0.4345, 0.4279, 0.4212, 0.4147, 0.4081, 0.4016, 0.3951, 0.3887, 0.3823, 0.3759, 0.3696, 0.3633, 0.357, 0.3508, 0.3447, 0.3386, 0.3325, 0.3265, 0.3206, 0.3147, 0.3089, 0.3031, 0.2974, 0.2917, 0.2861, 0.2806, 0.2751, 0.2697, 0.2644, 0.2591, 0.2539, 0.2487, 0.2437, 0.2386, 0.2337, 0.2288, 0.224, 0.2193, 0.2146, 0.21, 0.2055, 0.201, 0.1966, 0.1923, 0.188, 0.1838, 0.1797, 0.1757, 0.1717, 0.1678, 0.1639, 0.1601, 0.1564, 0.1528, 0.1492, 0.1457, 0.1423, 0.1389, 0.1356, 0.1323, 0.1291, 0.126, 0.123, 0.12, 0.117, 0.1142, 0.1113, 0.1086, 0.1059, 0.1032, 0.1007, 0.09813, 0.09565, 0.09323, 0.09087, 0.08855, 0.08629, 0.08408, 0.08192, 0.07981, 0.07775, 0.07573, 0.07377, 0.07184, 0.06997, 0.06813, 0.06635, 0.0646, 0.0629, 0.06123, 0.05961, 0.05803, 0.05648], "yaxis": "y"}], "layout": {"annotations": [{"font": {"size": 13}, "showarrow": false, "text": "city_development_index", "x": 0.5, "xanchor": "center", "xref": "paper", "y": 1, "yanchor": "bottom", "yref": "paper"}, {"font": {"size": 13}, "showarrow": false, "text": "prediction", "textangle": -90, "x": -0.07, "xref": "paper", "y": 0.5, "yref": "paper"}], "font": {"color": "#371ea3"}, "height": 489, "hovermode": "x unified", "legend": {"font": {"size": 11}, "itemsizing": "constant", "orientation": "h", "title": {"font": {"size": 12}, "text": "label"}, "tracegroupgap": 0, "x": 1, "xanchor": "right", "y": 1.061, "yanchor": "bottom"}, "margin": {"b": 71, "r": 30, "t": 78}, "title": {"font": {"size": 16}, "text": "PDP for training_hours with gender groups", "x": 0.15}, "xaxis": {"anchor": "y", "automargin": true, "domain": [0, 1], "fixedrange": true, "gridwidth": 2, "showticklabels": true, "tickcolor": "white", "ticklen": 3, "ticks": "outside", "title": {"text": ""}, "type": "linear", "zeroline": false}, "yaxis": {"anchor": "x", "automargin": true, "domain": [0, 1], "fixedrange": true, "gridwidth": 2, "range": [-0.02223, 0.9223], "tickcolor": "white", "ticklen": 3, "ticks": "outside", "title": {"text": ""}, "type": "linear", "zeroline": false}}}
